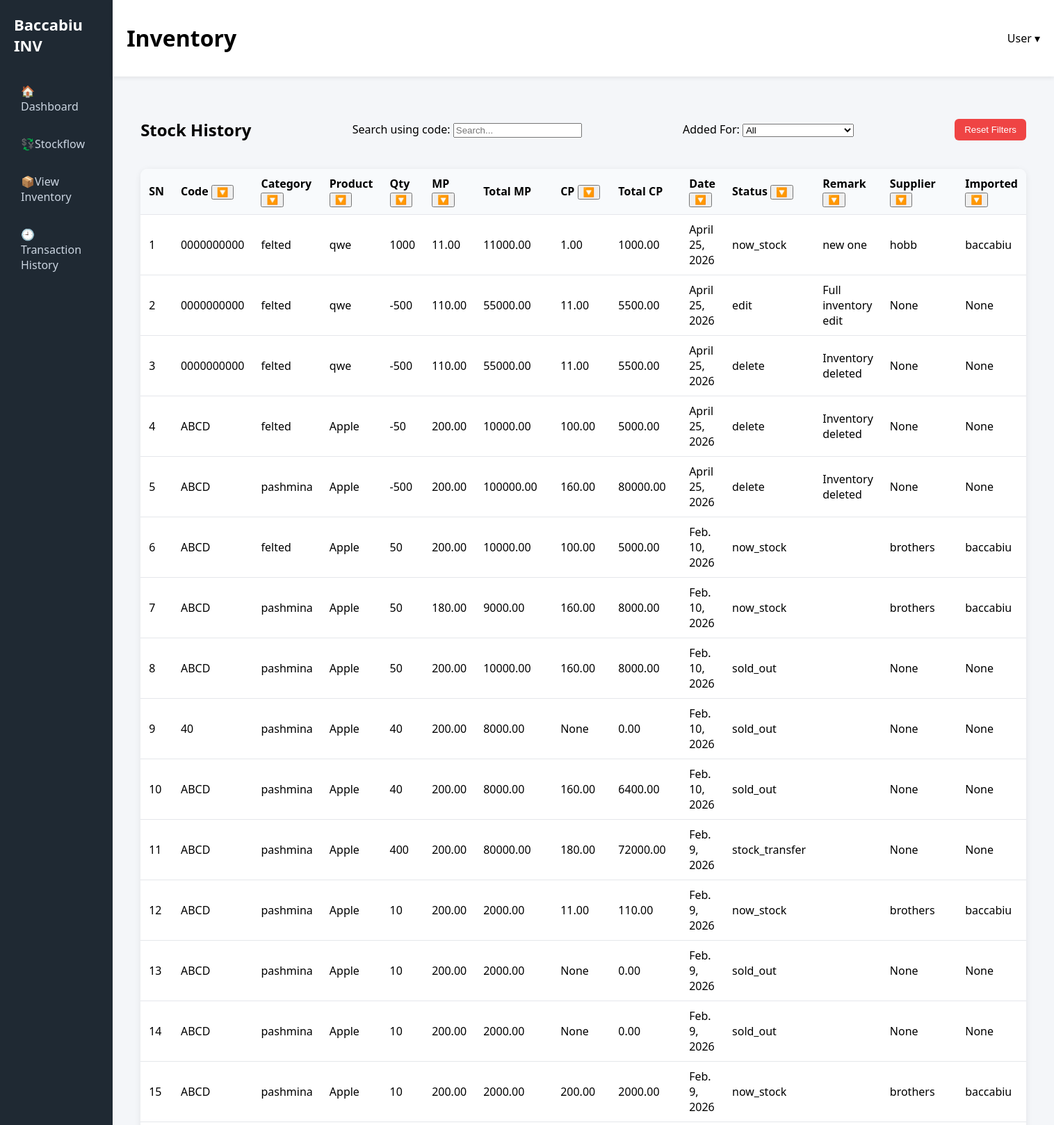
The app's page /history (upper part) with its own data.
### inv_data/models.py (models this page shows, shortened)
class StockTransactionItem(models.Model):
    transaction = models.ForeignKey(
        StockTransaction,
        related_name='items',
        on_delete=models.CASCADE
    )
    product = models.ForeignKey(
        Product,
        on_delete=models.CASCADE
    )
    quantity = models.IntegerField()
    cost_price = models.DecimalField(
        max_digits=10,
        decimal_places=2,
        null=True,
        blank=True
    )
    market_price = models.DecimalField(
        max_digits=10,
        decimal_places=2,
        null=True,
        blank=True
    )
    total_cost = models.DecimalField(
        max_digits=10,
        decimal_places=2,
        null=True,
        blank=True
    )
    total_market = models.DecimalField(
        max_digits=10,
        decimal_places=2,
        null=True,
        blank=True
    )
    from_location = models.CharField(max_length=100, blank=True, null=True)
    to_location = models.CharField(max_length=100, blank=True, null=True)

class Product(models.Model):
    product_code = models.CharField(max_length=100)
    product_name = models.CharField(max_length=255)
    category = models.ForeignKey(Category, on_delete=models.CASCADE)
    class Meta:
        unique_together = ("product_code", "product_name", "category")

class Category(models.Model):
    category_name = models.CharField(max_length=100, unique=True)

class StockTransaction(models.Model):
    status = models.CharField(max_length=30)
    remark = models.TextField(blank=True, null=True)
    received_date = models.DateField()
    imported_for = models.ForeignKey(
        ImportedFor,
        on_delete=models.SET_NULL,
        null=True,
        blank=True
    )
    supplier = models.ForeignKey(
        Supplier,
        on_delete=models.SET_NULL,
        null=True,
        blank=True
    )

class Supplier(models.Model):
    supplier_name = models.CharField(max_length=100, unique=True)
    def __str__(self):
        return self.supplier_name

class ImportedFor(models.Model):
    imported_for = models.CharField(max_length=100, unique=True)
    def __str__(self):
        return self.imported_for

### inv_data/views.py (the view)
# urls.py: path('history', views.history, name='history'),
def history(request):
    transactions = StockTransactionItem.objects.select_related(
        "product",
        "product__category",
        "transaction",
        "transaction__supplier",
        "transaction__imported_for",
    ).order_by("-transaction__received_date")
    return render(request, "history.html", {
        "transactions": transactions
    })

### templates/history.html (shortened to what this page needs)
{% extends "base.html" %}
{% load static %}
{% block content %}
<link rel="stylesheet" href="{% static 'css/history.css' %}">
<main class="main-content">
    <section class="content-area">
        <div class="content-header">
            <h2>Stock History</h2>
            <span>Search using code: <input type="search" id="searchInput" placeholder="Search...">
</span>
            <div class="stock_option">
                Added For:
                <select id="addedForFilter">
    <option value="all">All</option>
</select>
            </div>
            <button class="reset-button" onclick="resetFilters()">Reset Filters</button>
        </div>
        <div class="table-wrapper">
            <table id="historyTable">
                <thead>
<tr>
    <th>SN </th>
    <th>Code <button class="filter-btn" data-col="1">🔽</button></th>
    <th>Category <button class="filter-btn" data-col="2">🔽</button></th>
    <th>Product <button class="filter-btn" data-col="3">🔽</button></th>
    <th>Qty <button class="filter-btn" data-col="4">🔽</button></th>
    <th>MP <button class="filter-btn" data-col="5">🔽</button></th>
    <th>Total MP</th>
    <th>CP <button class="filter-btn" data-col="7">🔽</button></th>
    <th>Total CP</th>
    <th>Date <button class="filter-btn" data-col="9">🔽</button></th>
    <th>Status <button class="filter-btn" data-col="10">🔽</button></th>
    <th>Remark <button class="filter-btn" data-col="11">🔽</button></th>
    <th>Supplier <button class="filter-btn" data-col="12">🔽</button></th>
    <th>Imported <button class="filter-btn" data-col="13">🔽</button></th>
</tr>
</thead>
                <tbody>
{% for item in transactions %}
<tr>
    <td data-label="SN">{{ forloop.counter }}</td>
    <td data-label="Code">{{ item.product.product_code }}</td>
    <td data-label="Category">{{ item.product.category.category_name }}</td>
    <td data-label="Product Name">{{ item.product.product_name }}</td>
    <td data-label="Quantity">{{ item.quantity }}</td>
    <td data-label="Market Price">{{ item.market_price }}</td>
    <td data-label="Total (Market)">{{ item.total_market }}</td>
    <td data-label="Cost Price">{{ item.cost_price }}</td>
    <td data-label="Total (Cost)">{{ item.total_cost }}</td>
    <td data-label="Received Date">{{ item.transaction.received_date }}</td>
    <td data-label="Status">{{ item.transaction.status }}</td>
    <td data-label="Remark">{{ item.transaction.remark }}</td>
    <td data-label="Supplier">{{ item.transaction.supplier }}</td>
    <td data-label="Imported For">{{ item.transaction.imported_for }}</td>
</tr>
{% endfor %}
</tbody>
            </table>
        </div>
    </section>
</main>
{% endblock %}

### static/css/base.css (style rules this page uses)
* { box-sizing: border-box; }
body { margin: 0; font-family: "Segoe UI", Arial, sans-serif; background: #f4f6f9; }
.main-content { flex: 1; display: flex; flex-direction: column; }

### static/css/history.css (style rules this page uses)
.content-area { padding: 20px; }
.content-header { display: flex; justify-content: space-between; align-items: center; }
.reset-button { background: #ef4444; color: #fff; border: none; padding: 8px 14px; border-radius: 6px; cursor: pointer; }
.table-wrapper { margin-top: 20px; overflow-x: auto; background: #fff; border-radius: 10px; box-shadow: 0 2px 10px rgba(0,0,0,0.08); }
table { width: 100%; border-collapse: collapse; }
th, td { padding: 10px 12px; border-bottom: 1px solid #e5e7eb; }
th { background: #f8fafc; position: relative; text-align: left; }

### records on screen
StockTransactionItem: product.product_code "0000000000", product.category.category_name "felted", product.product_name "qwe", quantity "1000", market_price "11.00", total_market "11000.00", cost_price "1.00", total_cost "1000.00", transaction.received_date "April 25, 2026", transaction.status "now_stock", transaction.remark "new one", transaction.supplier "hobb", transaction.imported_for "baccabiu"
StockTransactionItem: product.product_code "0000000000", product.category.category_name "felted", product.product_name "qwe", quantity "-500", market_price "110.00", total_market "55000.00", cost_price "11.00", total_cost "5500.00", transaction.received_date "April 25, 2026", transaction.status "edit", transaction.remark "Full inventory edit", transaction.supplier "None", transaction.imported_for "None"
StockTransactionItem: product.product_code "0000000000", product.category.category_name "felted", product.product_name "qwe", quantity "-500", market_price "110.00", total_market "55000.00", cost_price "11.00", total_cost "5500.00", transaction.received_date "April 25, 2026", transaction.status "delete", transaction.remark "Inventory deleted", transaction.supplier "None", transaction.imported_for "None"
StockTransactionItem: product.product_code "ABCD", product.category.category_name "felted", product.product_name "Apple", quantity "-50", market_price "200.00", total_market "10000.00", cost_price "100.00", total_cost "5000.00", transaction.received_date "April 25, 2026", transaction.status "delete", transaction.remark "Inventory deleted", transaction.supplier "None", transaction.imported_for "None"
StockTransactionItem: product.product_code "ABCD", product.category.category_name "pashmina", product.product_name "Apple", quantity "-500", market_price "200.00", total_market "100000.00", cost_price "160.00", total_cost "80000.00", transaction.received_date "April 25, 2026", transaction.status "delete", transaction.remark "Inventory deleted", transaction.supplier "None", transaction.imported_for "None"
StockTransactionItem: product.product_code "ABCD", product.category.category_name "felted", product.product_name "Apple", quantity "50", market_price "200.00", total_market "10000.00", cost_price "100.00", total_cost "5000.00", transaction.received_date "Feb. 10, 2026", transaction.status "now_stock", transaction.supplier "brothers", transaction.imported_for "baccabiu"
StockTransactionItem: product.product_code "ABCD", product.category.category_name "pashmina", product.product_name "Apple", quantity "50", market_price "180.00", total_market "9000.00", cost_price "160.00", total_cost "8000.00", transaction.received_date "Feb. 10, 2026", transaction.status "now_stock", transaction.supplier "brothers", transaction.imported_for "baccabiu"
StockTransactionItem: product.product_code "ABCD", product.category.category_name "pashmina", product.product_name "Apple", quantity "50", market_price "200.00", total_market "10000.00", cost_price "160.00", total_cost "8000.00", transaction.received_date "Feb. 10, 2026", transaction.status "sold_out", transaction.supplier "None", transaction.imported_for "None"
StockTransactionItem: product.product_code "40", product.category.category_name "pashmina", product.product_name "Apple", quantity "40", market_price "200.00", total_market "8000.00", cost_price "None", total_cost "0.00", transaction.received_date "Feb. 10, 2026", transaction.status "sold_out", transaction.supplier "None", transaction.imported_for "None"
StockTransactionItem: product.product_code "ABCD", product.category.category_name "pashmina", product.product_name "Apple", quantity "40", market_price "200.00", total_market "8000.00", cost_price "160.00", total_cost "6400.00", transaction.received_date "Feb. 10, 2026", transaction.status "sold_out", transaction.supplier "None", transaction.imported_for "None"
StockTransactionItem: product.product_code "ABCD", product.category.category_name "pashmina", product.product_name "Apple", quantity "400", market_price "200.00", total_market "80000.00", cost_price "180.00", total_cost "72000.00", transaction.received_date "Feb. 9, 2026", transaction.status "stock_transfer", transaction.supplier "None", transaction.imported_for "None"
StockTransactionItem: product.product_code "ABCD", product.category.category_name "pashmina", product.product_name "Apple", quantity "10", market_price "200.00", total_market "2000.00", cost_price "11.00", total_cost "110.00", transaction.received_date "Feb. 9, 2026", transaction.status "now_stock", transaction.supplier "brothers", transaction.imported_for "baccabiu"
StockTransactionItem: product.product_code "ABCD", product.category.category_name "pashmina", product.product_name "Apple", quantity "10", market_price "200.00", total_market "2000.00", cost_price "None", total_cost "0.00", transaction.received_date "Feb. 9, 2026", transaction.status "sold_out", transaction.supplier "None", transaction.imported_for "None"
StockTransactionItem: product.product_code "ABCD", product.category.category_name "pashmina", product.product_name "Apple", quantity "10", market_price "200.00", total_market "2000.00", cost_price "None", total_cost "0.00", transaction.received_date "Feb. 9, 2026", transaction.status "sold_out", transaction.supplier "None", transaction.imported_for "None"
StockTransactionItem: product.product_code "ABCD", product.category.category_name "pashmina", product.product_name "Apple", quantity "10", market_price "200.00", total_market "2000.00", cost_price "200.00", total_cost "2000.00", transaction.received_date "Feb. 9, 2026", transaction.status "now_stock", transaction.supplier "brothers", transaction.imported_for "baccabiu"
